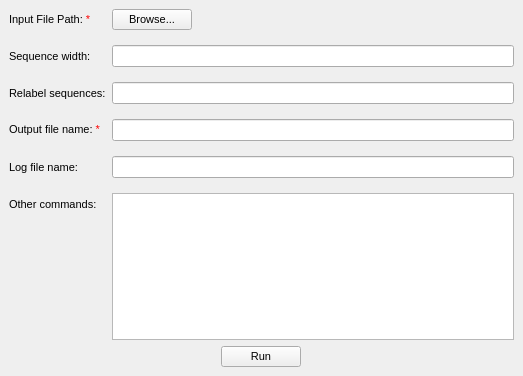
<?xml version="1.0" encoding="UTF-8"?>
<ui version="4.0">
 <class>chimeric</class>
 <widget class="QMainWindow" name="chimeric">
  <property name="geometry">
   <rect>
    <x>0</x>
    <y>0</y>
    <width>523</width>
    <height>376</height>
   </rect>
  </property>
  <property name="windowTitle">
   <string>Remove chimeric reads</string>
  </property>
  <widget class="QWidget" name="centralwidget">
   <layout class="QVBoxLayout" name="verticalLayout_2">
    <item>
     <widget class="QFrame" name="frame">
      <property name="sizePolicy">
       <sizepolicy hsizetype="Preferred" vsizetype="Expanding">
        <horstretch>0</horstretch>
        <verstretch>0</verstretch>
       </sizepolicy>
      </property>
      <property name="frameShape">
       <enum>QFrame::NoFrame</enum>
      </property>
      <property name="frameShadow">
       <enum>QFrame::Plain</enum>
      </property>
      <layout class="QFormLayout" name="formLayout">
       <property name="verticalSpacing">
        <number>15</number>
       </property>
       <property name="leftMargin">
        <number>0</number>
       </property>
       <property name="topMargin">
        <number>0</number>
       </property>
       <property name="rightMargin">
        <number>0</number>
       </property>
       <property name="bottomMargin">
        <number>0</number>
       </property>
       <item row="1" column="0">
        <widget class="QLabel" name="label_fastawidth">
         <property name="font">
          <font>
           <pointsize>8</pointsize>
          </font>
         </property>
         <property name="text">
          <string>Sequence width:</string>
         </property>
        </widget>
       </item>
       <item row="1" column="1">
        <widget class="QLineEdit" name="lineEdit_fastawidth"/>
       </item>
       <item row="2" column="0">
        <widget class="QLabel" name="label_relabel">
         <property name="font">
          <font>
           <pointsize>8</pointsize>
          </font>
         </property>
         <property name="text">
          <string>Relabel sequences:</string>
         </property>
        </widget>
       </item>
       <item row="2" column="1">
        <widget class="QLineEdit" name="lineEdit_relabel"/>
       </item>
       <item row="3" column="0">
        <widget class="QLabel" name="label_outputname">
         <property name="font">
          <font>
           <pointsize>8</pointsize>
          </font>
         </property>
         <property name="text">
          <string>&lt;span style=&quot;color: black;&quot;&gt;Output file name: &lt;/span&gt;&lt;span style=&quot;color: red;&quot;&gt;*&lt;/span&gt;</string>
         </property>
         <property name="textFormat">
          <enum>Qt::RichText</enum>
         </property>
        </widget>
       </item>
       <item row="3" column="1">
        <widget class="QLineEdit" name="lineEdit_outname"/>
       </item>
       <item row="4" column="0">
        <widget class="QLabel" name="label_logname">
         <property name="font">
          <font>
           <pointsize>8</pointsize>
          </font>
         </property>
         <property name="text">
          <string>Log file name:</string>
         </property>
        </widget>
       </item>
       <item row="4" column="1">
        <widget class="QLineEdit" name="lineEdit_logname"/>
       </item>
       <item row="5" column="0">
        <widget class="QLabel" name="label_othercommand">
         <property name="font">
          <font>
           <pointsize>8</pointsize>
          </font>
         </property>
         <property name="text">
          <string>Other commands:</string>
         </property>
        </widget>
       </item>
       <item row="0" column="0">
        <widget class="QLabel" name="label_loadfile">
         <property name="font">
          <font>
           <pointsize>8</pointsize>
          </font>
         </property>
         <property name="text">
          <string>&lt;span style=&quot;color: black;&quot;&gt;Input File Path: &lt;/span&gt;&lt;span style=&quot;color: red;&quot;&gt;*&lt;/span&gt;</string>
         </property>
         <property name="textFormat">
          <enum>Qt::RichText</enum>
         </property>
        </widget>
       </item>
       <item row="0" column="1">
        <widget class="QFrame" name="frame_3">
         <property name="frameShape">
          <enum>QFrame::NoFrame</enum>
         </property>
         <property name="frameShadow">
          <enum>QFrame::Plain</enum>
         </property>
         <layout class="QHBoxLayout" name="horizontalLayout">
          <property name="spacing">
           <number>0</number>
          </property>
          <property name="leftMargin">
           <number>0</number>
          </property>
          <property name="topMargin">
           <number>0</number>
          </property>
          <property name="rightMargin">
           <number>0</number>
          </property>
          <property name="bottomMargin">
           <number>0</number>
          </property>
          <item>
           <widget class="QPushButton" name="pushButton_loadfile">
            <property name="font">
             <font>
              <pointsize>8</pointsize>
             </font>
            </property>
            <property name="text">
             <string>Browse...</string>
            </property>
           </widget>
          </item>
          <item>
           <spacer name="horizontalSpacer">
            <property name="orientation">
             <enum>Qt::Horizontal</enum>
            </property>
            <property name="sizeHint" stdset="0">
             <size>
              <width>40</width>
              <height>20</height>
             </size>
            </property>
           </spacer>
          </item>
         </layout>
        </widget>
       </item>
       <item row="5" column="1">
        <widget class="QTextEdit" name="textEdit_othercommand"/>
       </item>
      </layout>
     </widget>
    </item>
    <item>
     <widget class="QFrame" name="frame_2">
      <property name="frameShape">
       <enum>QFrame::NoFrame</enum>
      </property>
      <property name="frameShadow">
       <enum>QFrame::Plain</enum>
      </property>
      <layout class="QVBoxLayout" name="verticalLayout">
       <property name="spacing">
        <number>0</number>
       </property>
       <property name="leftMargin">
        <number>0</number>
       </property>
       <property name="topMargin">
        <number>0</number>
       </property>
       <property name="rightMargin">
        <number>0</number>
       </property>
       <property name="bottomMargin">
        <number>0</number>
       </property>
       <item alignment="Qt::AlignHCenter">
        <widget class="QPushButton" name="pushButton_run">
         <property name="font">
          <font>
           <pointsize>8</pointsize>
          </font>
         </property>
         <property name="text">
          <string>Run</string>
         </property>
        </widget>
       </item>
      </layout>
     </widget>
    </item>
   </layout>
  </widget>
  <widget class="QMenuBar" name="menubar">
   <property name="geometry">
    <rect>
     <x>0</x>
     <y>0</y>
     <width>523</width>
     <height>26</height>
    </rect>
   </property>
  </widget>
 </widget>
 <resources/>
 <connections/>
</ui>
